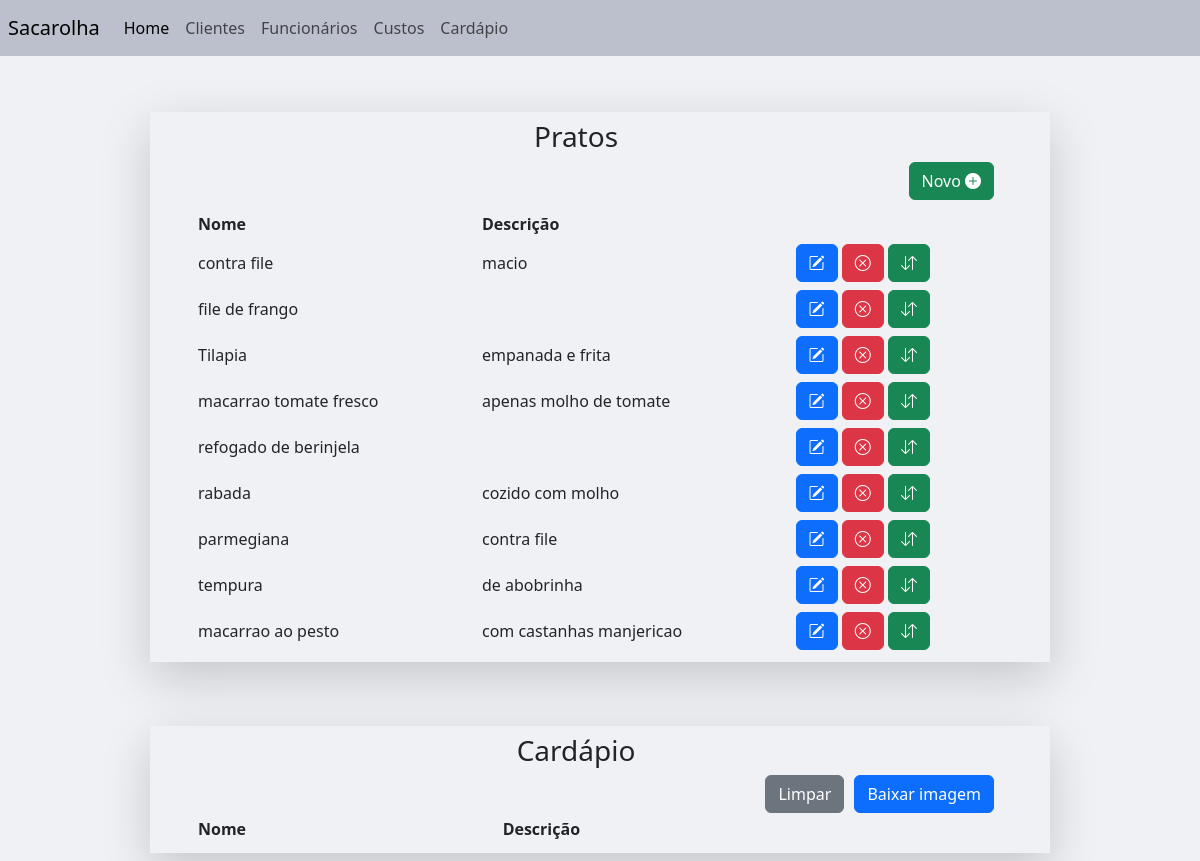
The page /cardapio_list (signed in) on the database its author committed.
### main/models.py (models this page shows, shortened)
class Cardapio(models.Model):
	user = models.ForeignKey(User, on_delete=models.CASCADE, null=True)
	name = models.CharField(max_length = 200)
	description = models.CharField(max_length = 200, blank=True)
	state = models.BooleanField(default=False)

### main/views.py (the view)
# urls.py: path('cardapio_list', views.CardapioListView.as_view(), name='cardapio_list'),
class CardapioListView(LoginRequiredMixin, ListView):
    login_url = "login"
    template_name = "main/cardapio/cardapio_list.html"
    model = Cardapio
    extra_context = {"second_div" : True}

### main/templates/main/cardapio/cardapio_list.html (shortened to what this page needs)
{%extends "base.html"%}
{%block navbar%}
{%include 'navbar.html'%}
{%endblock navbar%}
{%block content%}
<div align="right" class='pe-5' >
	<h3 align="center">Pratos</h3>
<a class='btn btn-success h1' href={%url 'cardapio_create'%} method='GET'class='h3'>Novo					<i class="bi bi-plus-circle-fill"></i></a>
{%include "main/cardapio/cardapio_table.html"%}
</div>
{%endblock content%}
{%block content_2%}
<div align="right" class='pe-5' >
	<h3 align="center">Cardápio</h3>
{%include "main/cardapio/cardapio_dia_table.html"%}
</div>
{%endblock content_2%}

### main/templates/main/cardapio/cardapio_table.html
<div class='row ps-5 justify-content-center'>
<table class=" table-sm">
<thead>
	<tr>
		<th>Nome</th>
		<th>Descrição</th>
		<th></th>
	</tr>
</thead>
<tbody>
	{%for object in object_list%}
		{%if object.state == False%}
		<tr>
			<td scope="row">{{object.name}}</td>
			<td scope="row">{{object.description}}</td>
			<td><a href="{%url 'cardapio_update' object.id%}" class='btn btn-primary'>
				<i class="bi bi-pencil-square"></i>
			</a>
			<a href="{%url 'cardapio_delete' object.id%}"class='btn btn-danger'>
				<i class="bi bi-x-circle"></i>
			</a>
			<a title="adicionar ao cardapio"href="{%url 'adicionar_cardapio' object.id%}"class='btn btn-success'>
				<i class="bi bi-arrow-down-up"></i>
			</a>
			</td>
		</tr>
		{%endif%}
	{%endfor%}
</tbody>
</table>
</div>

### main/static/css/style.css (style rules this page uses)
html { font-family: Arial, Helvetica, sans-serif; }
body { background-color: black; }

### rows shown on the page
Cardapio: name "contra file", description "macio"
Cardapio: name "file de frango"
Cardapio: name "Tilapia", description "empanada e frita"
Cardapio: name "macarrao tomate fresco", description "apenas molho de tomate"
Cardapio: name "refogado de berinjela"
Cardapio: name "rabada", description "cozido com molho"
Cardapio: name "parmegiana", description "contra file"
Cardapio: name "tempura", description "de abobrinha"
Cardapio: name "macarrao ao pesto", description "com castanhas manjericao"
